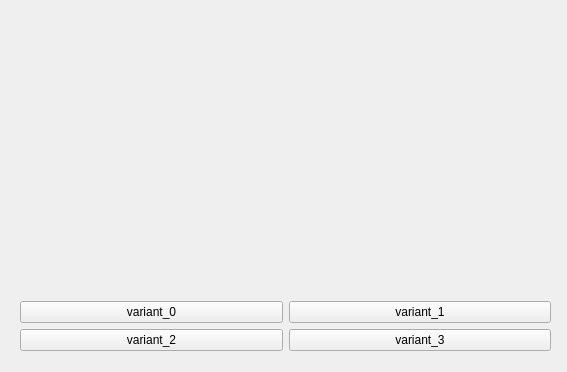
<?xml version="1.0" encoding="UTF-8"?>
<ui version="4.0">
 <class>Quiz</class>
 <widget class="QWidget" name="Quiz">
  <property name="geometry">
   <rect>
    <x>0</x>
    <y>0</y>
    <width>567</width>
    <height>372</height>
   </rect>
  </property>
  <property name="windowTitle">
   <string>Form</string>
  </property>
  <widget class="QWidget" name="gridLayoutWidget">
   <property name="geometry">
    <rect>
     <x>20</x>
     <y>20</y>
     <width>531</width>
     <height>331</height>
    </rect>
   </property>
   <layout class="QGridLayout" name="gridLayout">
    <item row="1" column="1">
     <widget class="QPushButton" name="var_1">
      <property name="text">
       <string>variant_1</string>
      </property>
     </widget>
    </item>
    <item row="0" column="0" colspan="2">
     <widget class="QLabel" name="image">
      <property name="text">
       <string/>
      </property>
     </widget>
    </item>
    <item row="1" column="0">
     <widget class="QPushButton" name="var_0">
      <property name="text">
       <string>variant_0</string>
      </property>
     </widget>
    </item>
    <item row="2" column="0">
     <widget class="QPushButton" name="var_2">
      <property name="text">
       <string>variant_2</string>
      </property>
     </widget>
    </item>
    <item row="2" column="1">
     <widget class="QPushButton" name="var_3">
      <property name="text">
       <string>variant_3</string>
      </property>
     </widget>
    </item>
   </layout>
  </widget>
 </widget>
 <resources/>
 <connections/>
</ui>
